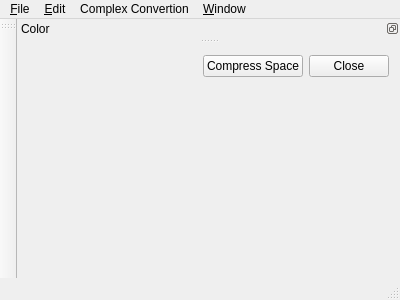
<?xml version="1.0" encoding="UTF-8"?>
<ui version="4.0">
 <class>MainWindow</class>
 <widget class="QMainWindow" name="MainWindow">
  <property name="geometry">
   <rect>
    <x>0</x>
    <y>0</y>
    <width>400</width>
    <height>300</height>
   </rect>
  </property>
  <property name="windowTitle">
   <string>MainWindow</string>
  </property>
  <widget class="QWidget" name="centralWidget">
   <layout class="QVBoxLayout" name="verticalLayout">
    <item>
     <layout class="QHBoxLayout" name="horizontalLayout">
      <item>
       <spacer name="horizontalSpacer">
        <property name="orientation">
         <enum>Qt::Horizontal</enum>
        </property>
        <property name="sizeHint" stdset="0">
         <size>
          <width>40</width>
          <height>20</height>
         </size>
        </property>
       </spacer>
      </item>
      <item>
       <widget class="QPushButton" name="compressButton">
        <property name="text">
         <string>Compress Space</string>
        </property>
       </widget>
      </item>
      <item>
       <widget class="QPushButton" name="closeButton">
        <property name="sizePolicy">
         <sizepolicy hsizetype="Maximum" vsizetype="Maximum">
          <horstretch>0</horstretch>
          <verstretch>0</verstretch>
         </sizepolicy>
        </property>
        <property name="text">
         <string>Close</string>
        </property>
       </widget>
      </item>
     </layout>
    </item>
    <item>
     <widget class="QStackedWidget" name="stackedWidget">
      <property name="currentIndex">
       <number>0</number>
      </property>
      <widget class="QWidget" name="page"/>
      <widget class="QWidget" name="page_2"/>
     </widget>
    </item>
   </layout>
  </widget>
  <widget class="QMenuBar" name="menuBar">
   <property name="geometry">
    <rect>
     <x>0</x>
     <y>0</y>
     <width>400</width>
     <height>17</height>
    </rect>
   </property>
   <widget class="QMenu" name="menu_Edit">
    <property name="title">
     <string>&amp;Edit</string>
    </property>
    <addaction name="undoAction"/>
    <addaction name="redoAction"/>
   </widget>
   <widget class="QMenu" name="menuComplex_Convertion">
    <property name="title">
     <string>Complex Convertion</string>
    </property>
   </widget>
   <widget class="QMenu" name="fileMenu">
    <property name="title">
     <string>&amp;File</string>
    </property>
    <addaction name="openAction"/>
    <addaction name="saveAsAction"/>
    <addaction name="openChainAction"/>
    <addaction name="saveChainAction"/>
    <addaction name="batchConvertionAction"/>
   </widget>
   <widget class="QMenu" name="windowMenu">
    <property name="title">
     <string>&amp;Window</string>
    </property>
   </widget>
   <addaction name="fileMenu"/>
   <addaction name="menu_Edit"/>
   <addaction name="menuComplex_Convertion"/>
   <addaction name="windowMenu"/>
  </widget>
  <widget class="QToolBar" name="mainToolBar">
   <property name="allowedAreas">
    <set>Qt::LeftToolBarArea|Qt::RightToolBarArea</set>
   </property>
   <attribute name="toolBarArea">
    <enum>LeftToolBarArea</enum>
   </attribute>
   <attribute name="toolBarBreak">
    <bool>false</bool>
   </attribute>
  </widget>
  <widget class="QStatusBar" name="statusBar"/>
  <widget class="QDockWidget" name="dockWidget">
   <property name="features">
    <set>QDockWidget::DockWidgetFloatable|QDockWidget::DockWidgetMovable</set>
   </property>
   <property name="allowedAreas">
    <set>Qt::BottomDockWidgetArea|Qt::TopDockWidgetArea</set>
   </property>
   <property name="windowTitle">
    <string>Color</string>
   </property>
   <attribute name="dockWidgetArea">
    <number>4</number>
   </attribute>
   <widget class="QWidget" name="dockWidgetContents">
    <layout class="QGridLayout" name="gridLayout_2">
     <property name="margin">
      <number>0</number>
     </property>
     <item row="0" column="0">
      <widget class="ColorChooser" name="colorWidget" native="true"/>
     </item>
    </layout>
   </widget>
  </widget>
  <action name="undoAction">
   <property name="text">
    <string>&amp;Undo</string>
   </property>
  </action>
  <action name="redoAction">
   <property name="text">
    <string>&amp;Redo</string>
   </property>
  </action>
  <action name="To_black_and_whiteaction">
   <property name="text">
    <string>To black and white</string>
   </property>
  </action>
  <action name="openAction">
   <property name="text">
    <string>&amp;Open</string>
   </property>
  </action>
  <action name="saveAsAction">
   <property name="text">
    <string>&amp;Save As</string>
   </property>
  </action>
  <action name="saveChainAction">
   <property name="text">
    <string>Save Process Chain</string>
   </property>
  </action>
  <action name="openChainAction">
   <property name="text">
    <string>Open Process Chain</string>
   </property>
  </action>
  <action name="batchConvertionAction">
   <property name="text">
    <string>Batch Convertion</string>
   </property>
  </action>
 </widget>
 <layoutdefault spacing="6" margin="11"/>
 <customwidgets>
  <customwidget>
   <class>ColorChooser</class>
   <extends>QWidget</extends>
   <header>colorchooser.h</header>
   <container>1</container>
  </customwidget>
 </customwidgets>
 <resources/>
 <connections/>
</ui>
